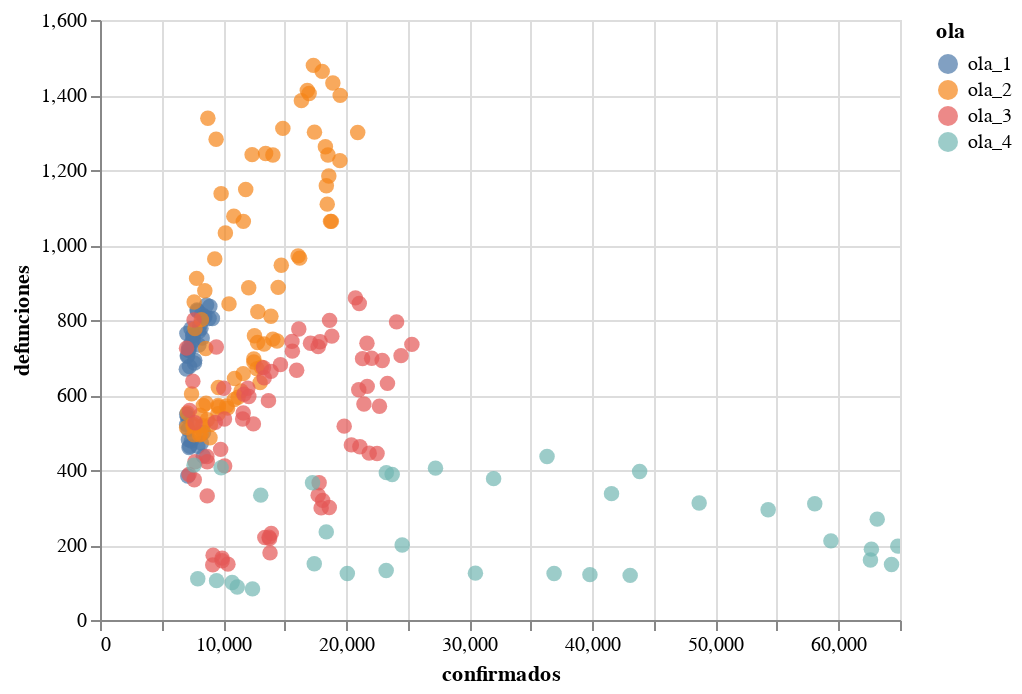

Notebook code for this chart:
### Code cell
subset = casos_tot.loc[casos_tot['confirmados'] > 7000]

alt.Chart(subset).mark_circle(size=60).encode(
    x='confirmados',
    y='defunciones',
    color='ola',
    #tooltip=['Name', 'Ola', 'Confirmados', 'Defunciones']
).interactive()

### Figure 1 — Vega-Lite specification as saved in the notebook (floating-point values rounded to 4 significant figures; data arrays with more than 128 entries replaced by an {"elided": "..."} marker saying what was removed)
{"config": {"view": {"continuousWidth": 400, "continuousHeight": 300}}, "data": {"name": "data-d890a312e706441eddd27d5ad24743f9"}, "mark": {"type": "circle", "size": 60}, "encoding": {"color": {"field": "ola", "type": "nominal"}, "x": {"field": "confirmados", "type": "quantitative"}, "y": {"field": "defunciones", "type": "quantitative"}}, "selection": {"selector008": {"type": "interval", "bind": "scales", "encodings": ["x", "y"]}}, "$schema": "https://vega.github.io/schema/vega-lite/v4.17.0.json", "datasets": {"data-d890a312e706441eddd27d5ad24743f9": {"elided": "226 records"}}}
